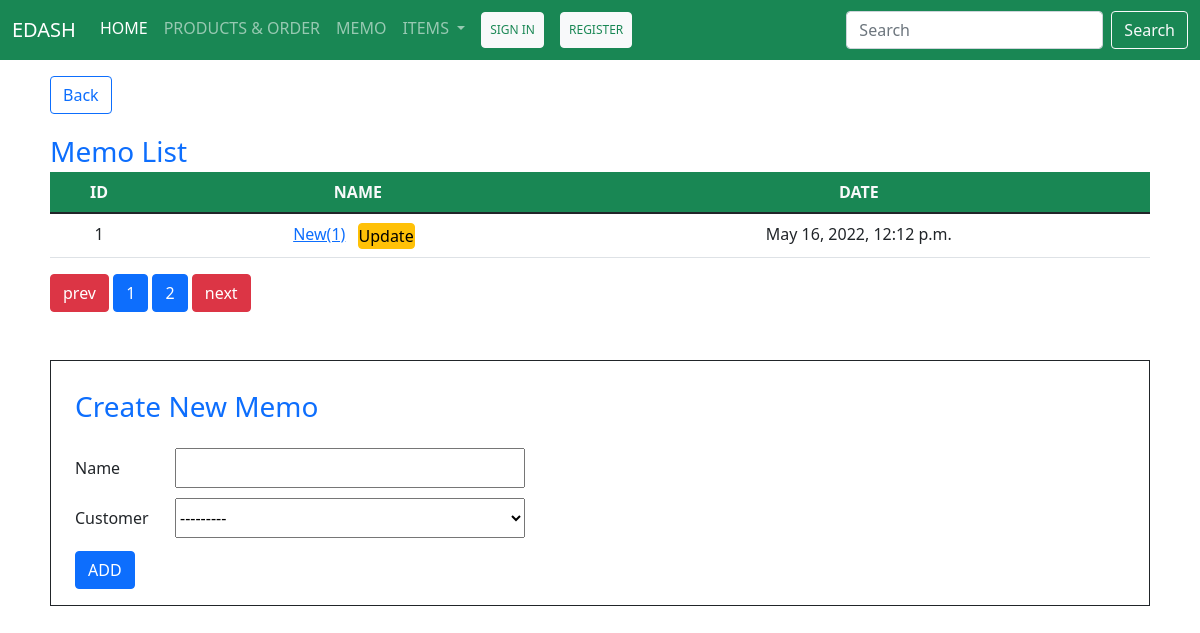
Page /memo/page=1 on the committed database.
### app_view/models.py (models this page shows)
class CashMemo(models.Model):
    name=models.CharField(max_length=255)
    cart_no = models.ForeignKey(Cart, on_delete=models.CASCADE)
    date = models.DateTimeField(auto_now_add=True)

### app_view/views.py (the view, shortened to what this page needs)
# urls.py: path("memo/page=<int:page>", MemoView.as_view()),
class MemoView(View):
    def get(self, request, page):
        query = CashMemo.objects.all().order_by("id")
        obj = paginate_class(query, 1, page)
        form = MemoForm()
        obj["form"] = form
        return render(request, "memoList.html", obj)

### app_view/forms.py
class MemoForm(ModelForm):
    class Meta:
        model = CashMemo
        fields = "__all__"
        widgets = {
            "name": TextInput(attrs={"class": "col-md-4 col-10", "style": "height:40px;margin: 5px 0px"}),
            "cart_no": Select(attrs={"class": "col-md-4 col-10", "style": "height:40px;margin: 5px 0px"}),
        }

### app_view/custom_class.py (called while the page is built)
def paginate_class(obj, item_numbers, page_no):
    from django.core.paginator import Paginator
    paginate = Paginator(obj, item_numbers)
    page_num = paginate.num_pages
    page_list = []
    for page in range(page_num + 1):
        if page != 0 and page_no <= page <= page_no+10:
            page_list.append(page)
    return {"query":paginate.page(page_no), "page_num": page_list, "pages": page_num}

### app_view/models.py (called while the page is built)
    def __str__(self):
        return self.customer

### templates/memoList.html (shortened to what this page needs)
{% extends 'index.html' %}
{% block main %}
<div id="memo_cont" class="col-11 m-auto">
    <a href="/" class="btn btn-outline-primary my-3">Back</a>
    <div class="fs-3 text-primary">Memo List</div>
    <table class="table text-center">
        <thead class="bg-success">
            <tr class="text-light">
                <th>ID</th>
                <th>NAME</th>
                <th>DATE</th>
            </tr>
        </thead>
        <tbody>
            {% for q in query %}
            <tr>
                <td scope="row">{{q.id}}</td>
                <td>
                    <a href="/memo/{{q.id}}">{{q.name}}</a>
                    {% if not "/update" in request.path %}
                    <a href="{% url "Memo_Update" q.id %}" class="btn btn-warning mx-2 p-0">Update</a>
                    {% endif %}
                </td>
                <td>{{q.date}}</td>
            </tr>
            {% endfor %}
        </tbody>
    </table>
    {% if not "/update" in request.path %}
    <div class="paginate-cont">
        <a href="" class="paginate-link-prev btn btn-danger">prev</a>
        {% for page in page_num %}
        <a href="/memo/page={{page}}" class="paginate-link btn btn-primary">{{page}}</a>
        {% endfor %}
        <a href="" class="paginate-link-next btn btn-danger">next</a>
    </div>
    {% endif %}
    {% if "/update" in request.path %}
    <form action="{% url "Memo_Update" query.first.id %}" method="post" class="my-5 p-2 px-4 border border-dark">
    {% else %}
    <form action="/memo/page=1" method="post" class="my-5 p-2 px-4 border border-dark">
    {% endif %}
        <div class="fs-3 text-primary my-3">Create New Memo</div>
        <label for="name" style="width: 100px">Name</label>{{form.name}} <br>
        <label for="cart_no" style="width: 100px">Customer</label>{{form.cart_no}}<br>
        {% if not "/update" in request.path %}
        <button type="submit" class="btn btn-primary my-2">ADD</button>
        {% else %}
        <button type="submit" class="btn btn-danger my-2">Update</button>
        {% endif %}
    </form>
</div>
{% endblock main %}

### static/css/style.css (style rules this page uses)
:root { --main-color: #02499b; --secondary-color:#00A74F; --dark-color: #202124; --basic-border: 1px #000 solid; }

### rows in the picture
CashMemo: id "1", name "New(1)", date "May 16, 2022, 12:12 p.m."

### other values in the picture
{{ page }} "1" "2"
